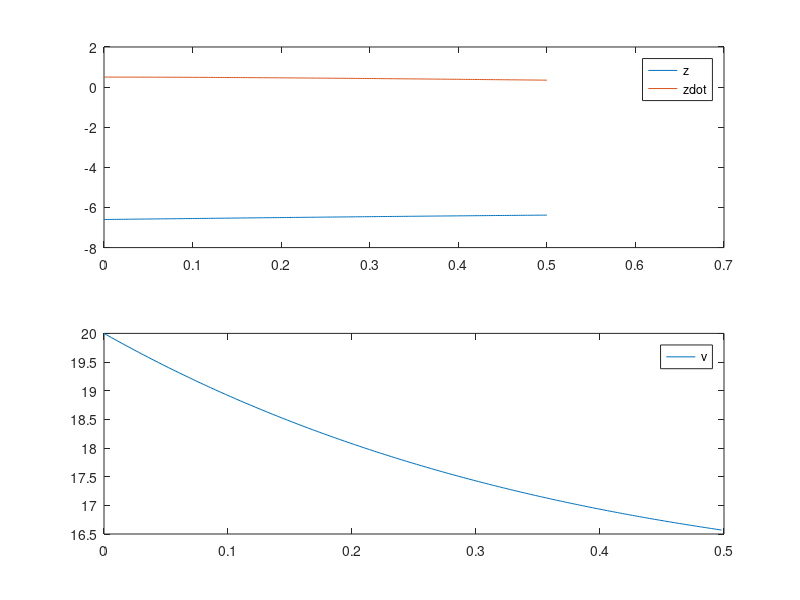

Reproduce this figure in MATLAB.
function startercode035909
[T,X,U,XFORDISPLAY] = RunSimulation;
PlotResults(T,X,U);
z = mat2str(XFORDISPLAY(1),8)
zdot = mat2str(XFORDISPLAY(2),8)
end

function [actuators,data] = initControlSystem(sensors,references,parameters,data)
%%%%%%%%%%%%%%%%%%
% MODIFY
data.A = [0 1; 3/6 -3/6];
data.B = [0;1/6];
data.C = [1,0];
data.xhat = [0;0];
data.u=0;
Qc = eye(2);
Rc = 1.4;
Qo = 6.5;
Ro= eye(2);
data.K = lqr(data.A,data.B,Qc,Rc);
data.L = lqr(data.A',data.C',inv(Ro),inv(Qo))';
data.K
data.L
%
%%%%%%%%%%%%%%%%%%
[actuators,data] = runControlSystem(sensors,references,parameters,data);
end

function [actuators,data] = runControlSystem(sensors,references,parameters,data)
%%%%%%%%%%%%%%%%%%
% MODIFY
u=-data.K*data.xhat;
y=sensors.z+7;
data.xhat=data.xhat+(data.A*data.xhat+data.B*u-data.L*(data.C*data.xhat-y))*parameters.tStep;
actuators.v= u+20;
%
%%%%%%%%%%%%%%%%%%
end

function [T,X,U,XFORDISPLAY] = RunSimulation
[t,x,tStep,nSteps,nStepsForDisplay] = InitSimulation;
T = t;
X = x;
U = [];
controller.init = @initControlSystem;
controller.run = @runControlSystem;
controller.sensors = GetSensors(t,x);
controller.references = struct;
controller.parameters = struct('tStep',tStep);
controller.data = struct;
[controller.actuators,controller.data] = ...
    controller.init(controller.sensors, ...
                    controller.references, ...
                    controller.parameters, ...
                    controller.data);
for iStep = 1:nSteps
    u = GetInput(controller.actuators);
    [t,x] = ode45(@(t,x) GetXDot(t,x,u),[t t+tStep],x);
    t = t(end);
    x = x(end,:)';
    controller.sensors = GetSensors(t,x);
    [controller.actuators,controller.data] = ...
    controller.run(controller.sensors, ...
                    controller.references, ...
                    controller.parameters, ...
                    controller.data);
    T = [T t];
    X = [X x];
    U = [U u];
    if iStep==nStepsForDisplay
        XFORDISPLAY = x;
    end
end
end

function [t,x,tStep,nSteps,nStepsForDisplay] = InitSimulation
t = 0;
x = [-6.60; 0.50];
tStep = 0.002;
nStepsForDisplay = 25;
nSteps = 250;
end

function u = GetInput(actuators)
u = actuators.v;
end

function sensors = GetSensors(t,x)
sensors.t = t;
sensors.z = x(1);
end

function xdot = GetXDot(t,x,u)
xdot = [x(2); (1/6)*(-(3*x(2)+-3*x(1)+-1)+u(1))];
end

function PlotResults(T,X,U)
clf;
subplot(2,1,1);
plot(T,X);
legend('z','zdot');
subplot(2,1,2);
plot(T(1:end-1),U);
legend('v');
end
